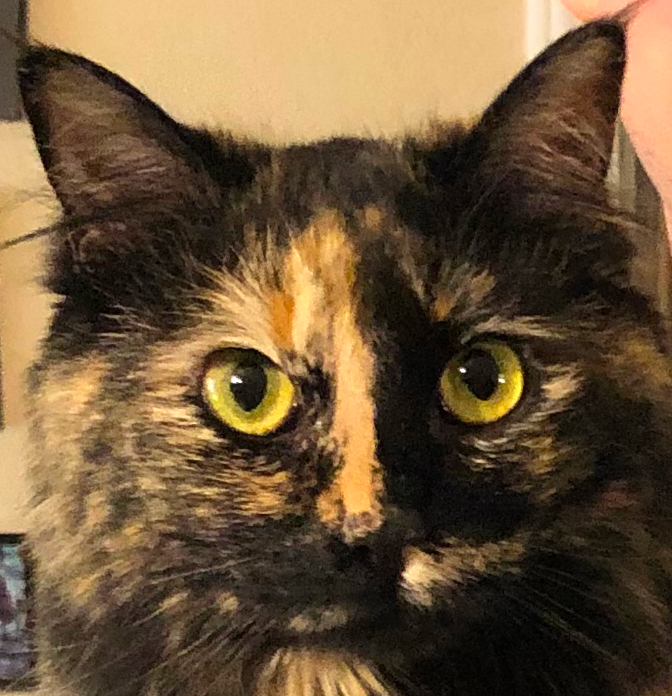
#> input picture Computer Vision/assignment 2/img/bobbie_template.JPG, 672 x 696 px
$ python keypoint_match.py
#> lines starting #> are read from the running program, lines starting #| are printed output that depends on the picture
# Library to plot images
import matplotlib.pyplot as plt
from matplotlib.patches import ConnectionPatch

import numpy as np

# Library used to open images and extract SIFT features
from skimage import io
from skimage.color import rgb2gray, rgba2rgb
from skimage.feature import SIFT

def keypoint_matching(keypoints1, keypoints2):
    matches = []

    # Brute force keypoint matching using distances
    for i, kp1 in enumerate(keypoints1):
        # Compute distances
        distances = np.linalg.norm(keypoints2 - kp1, axis=1)
        # Find closest keypoint in keypoint2
        best_indx = np.argmin(distances)

        matches.append([i, best_indx])

    return np.array(matches, dtype=int)

def plot_matches(img1, img2, keypoints1, keypoints2, matches):
    # Code from ransac.ipynb
    dst = keypoints1[matches[:, 0]]
    src = keypoints2[matches[:, 1]]

    fig = plt.figure(figsize=(8, 4))
    ax1 = fig.add_subplot(121)
    ax2 = fig.add_subplot(122)
    ax1.imshow(img1, cmap='gray')
    ax2.imshow(img2, cmap='gray')

    for i in range(src.shape[0]):
        coordB = [dst[i, 1], dst[i, 0]]
        coordA = [src[i, 1], src[i, 0]]
        con = ConnectionPatch(xyA=coordA, xyB=coordB, coordsA="data", coordsB="data", axesA=ax2, axesB=ax1, color="red")
        ax2.add_artist(con)
        ax1.plot(dst[i, 1], dst[i, 0], 'ro')
        ax2.plot(src[i, 1], src[i, 0], 'ro')

    plt.show()

if __name__ == "__main__":
    img1 = io.imread("img/bobbie_template.JPG")
#> img1 is the input picture: shape (696, 672, 3); mean R, G, B 109, 85.7, 57.2
    img2 = io.imread("img/bobbie1.JPG")
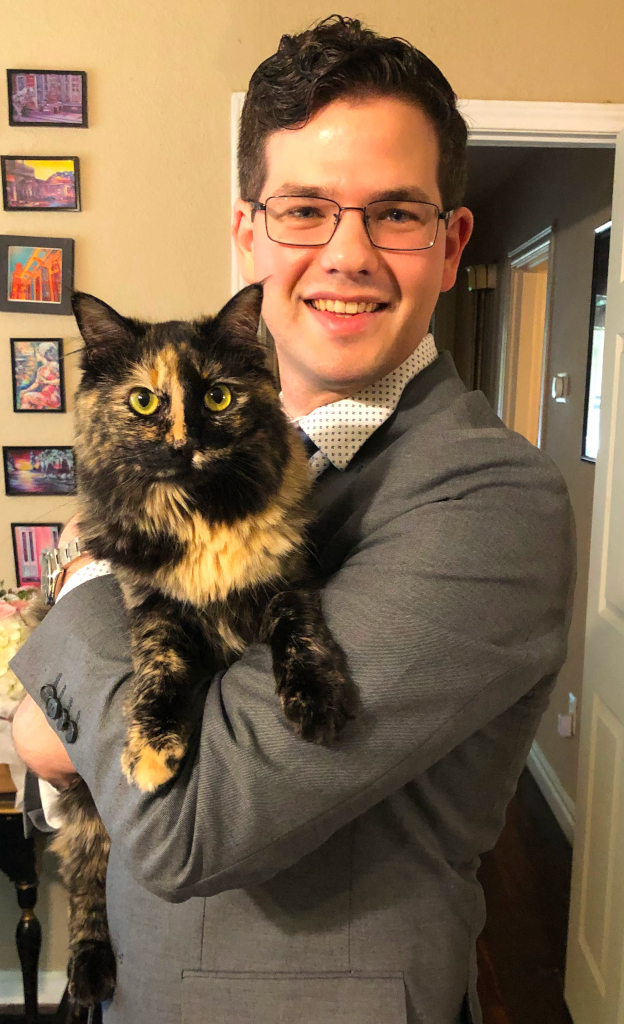
#> input picture Computer Vision/assignment 2/img/bobbie1.JPG, 624 x 1024 px
#> img2 is the input picture: shape (1024, 624, 3); mean R, G, B 128, 104.6, 78.4

    # Extract keypoints from image using SIFT
    sift = SIFT()
    img1_gray = rgb2gray(img1)
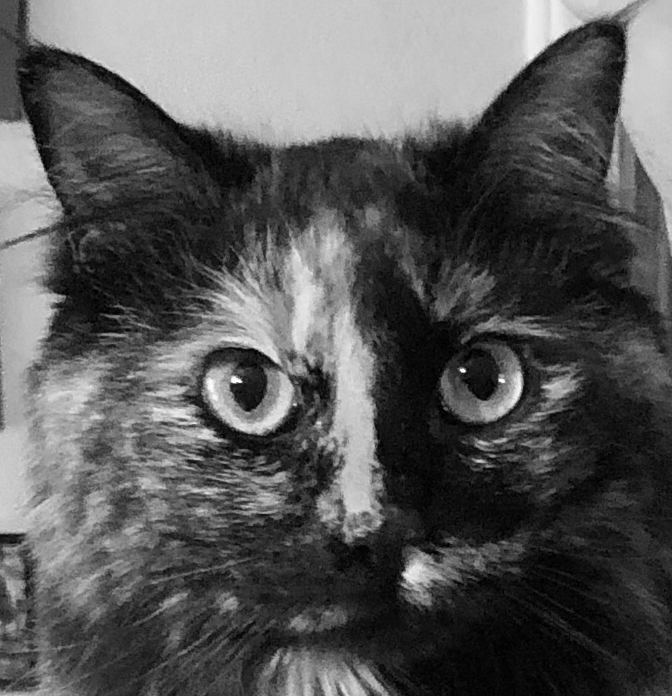
#> img1_gray: shape (696, 672) float64; min 0, max 0.999, mean 0.348
    sift.detect_and_extract(img1_gray)
    keypoints1 = sift.keypoints

    img2_gray = rgb2gray(img2)
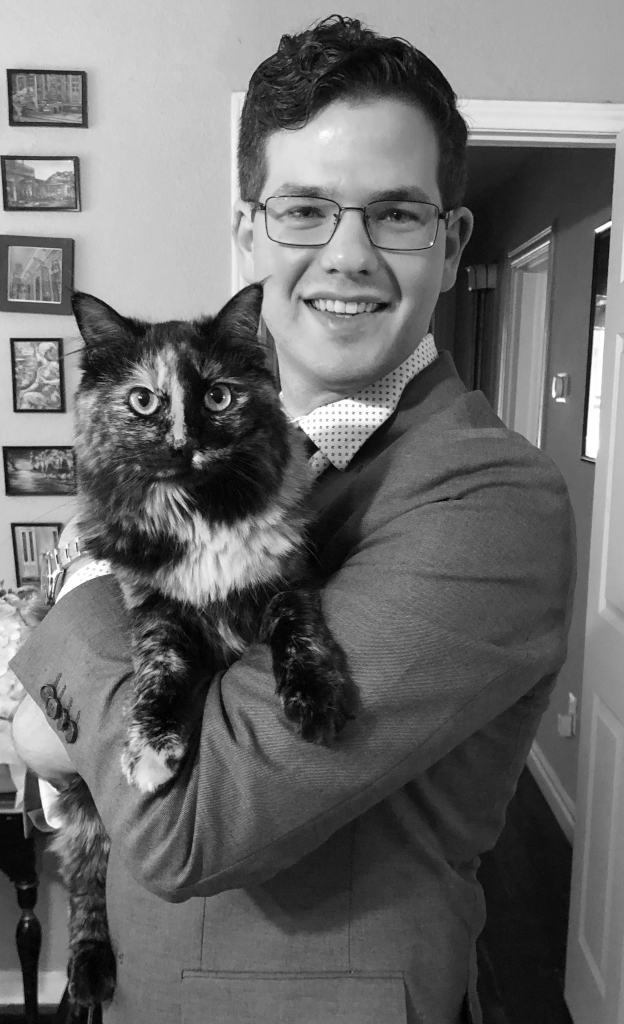
#> img2_gray: shape (1024, 624) float64; min 0.00364, max 1, mean 0.422
    sift.detect_and_extract(img2_gray)
    keypoints2 = sift.keypoints

    matches = keypoint_matching(keypoints1, keypoints2)

    # Display matches
    plot_matches(img1, img2, keypoints1, keypoints2, matches)
#> in plot_matches, `plt.show()`:
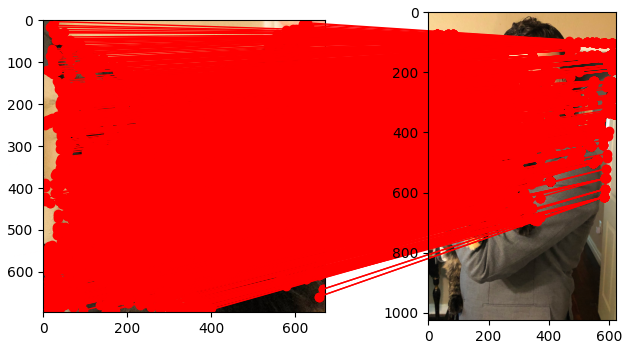
#> figure drawn by matplotlib, 2 panels
